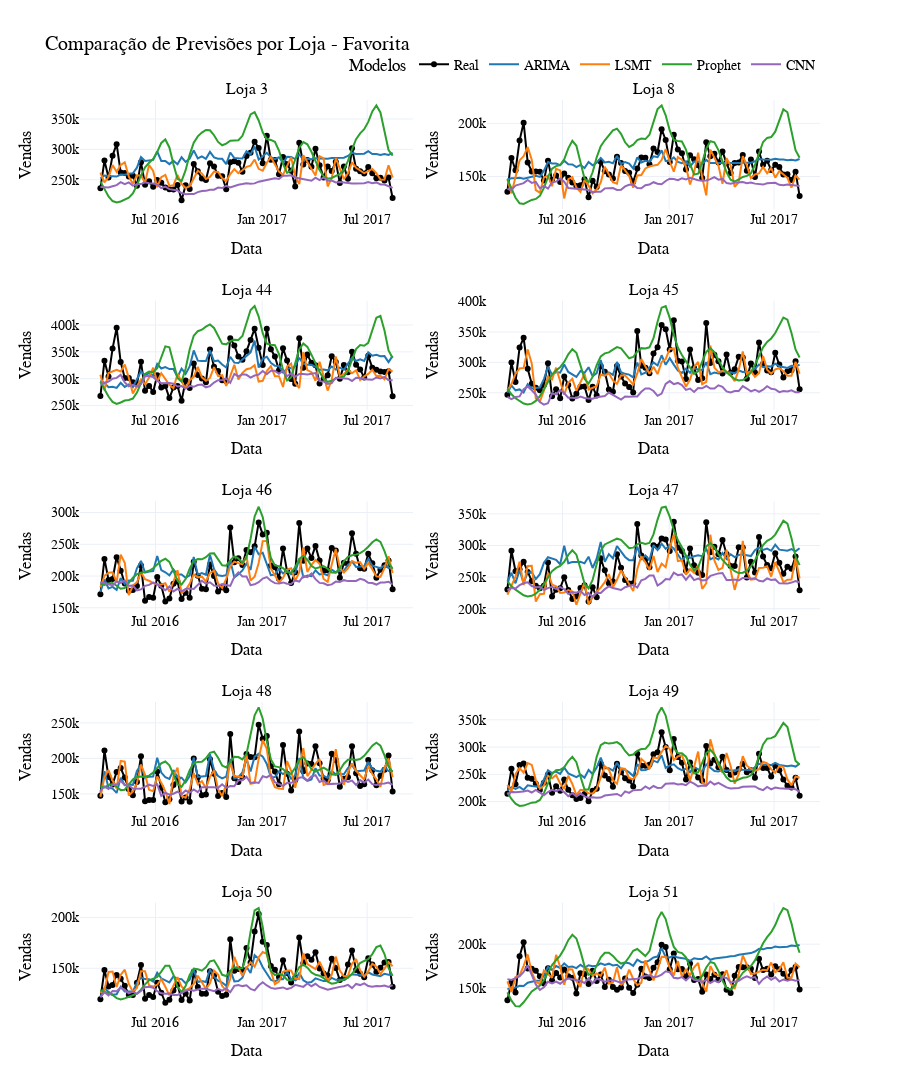

The code cell stored with this chart in its notebook:
### Code cell
from plotly.subplots import make_subplots

# Obter a lista de lojas únicas
lojas = arima_df_favorita_loja['Loja'].unique()

# Criar a figura com subplots
fig = make_subplots(rows=5, cols=2, shared_xaxes=False, subplot_titles=[f"Loja {loja}" for loja in lojas[:10]])

# Adicionar as linhas para cada loja
for i, loja in enumerate(lojas[:10]):
    df_arima = arima_df_favorita_loja[arima_df_favorita_loja['Loja'] == loja]
    df_cnn = cnn_df_favorita_loja[cnn_df_favorita_loja['Loja'] == loja]
    df_lsmt = lsmt_df_favorita_loja[lsmt_df_favorita_loja['Loja'] == loja]
    df_prophet = prophet_df_favorita_loja[prophet_df_favorita_loja['Loja'] == loja]

    row = (i // 2) + 1
    col = (i % 2) + 1

    fig.add_trace(go.Scatter(x=df_arima['Data'], y=df_arima['Real'], mode='lines+markers', name='Real', line=dict(color='black'), showlegend=(i == 0)), row=row, col=col)
    fig.add_trace(go.Scatter(x=df_arima['Data'], y=df_arima['Previsto'], mode='lines', name='ARIMA', line=dict(color='#1f77b4'), showlegend=(i == 0)), row=row, col=col)
    fig.add_trace(go.Scatter(x=df_lsmt['Data'], y=df_lsmt['Previsto'], mode='lines', name='LSMT', line=dict(color='#ff7f0e'), showlegend=(i == 0)), row=row, col=col)
    fig.add_trace(go.Scatter(x=df_prophet['Data'], y=df_prophet['Previsto'], mode='lines', name='Prophet', line=dict(color='#2ca02c'), showlegend=(i == 0)), row=row, col=col)
    fig.add_trace(go.Scatter(x=df_cnn['Data'], y=df_cnn['Previsto'], mode='lines', name='CNN', line=dict(color='#9467bd'), showlegend=(i == 0)), row=row, col=col)

    fig.update_xaxes(title_text='Data', row=row, col=col)
    fig.update_yaxes(title_text='Vendas', row=row, col=col)

# Configurações do layout
fig.update_layout(
    height=1500,
    title_text="Comparação de Previsões por Loja - Favorita",
    template='plotly_white',
    font=dict(
        family="Arial, sans-serif",
        size=14,
        color="black"
    ),
    legend=dict(
        title="Modelos",
        orientation="h",
        yanchor="bottom",
        y=1.02,
        xanchor="right",
        x=1
    ),
    legend_tracegroupgap=0
)

# Atualiza a visibilidade das linhas para que a legenda interaja com todos os gráficos
for trace in fig['data']:
    trace['legendgroup'] = trace['name']
    trace['showlegend'] = False

# Mostra apenas uma linha do grupo na legenda
fig['data'][0]['showlegend'] = True
fig['data'][1]['showlegend'] = True
fig['data'][2]['showlegend'] = True
fig['data'][3]['showlegend'] = True
fig['data'][4]['showlegend'] = True

fig.show()
